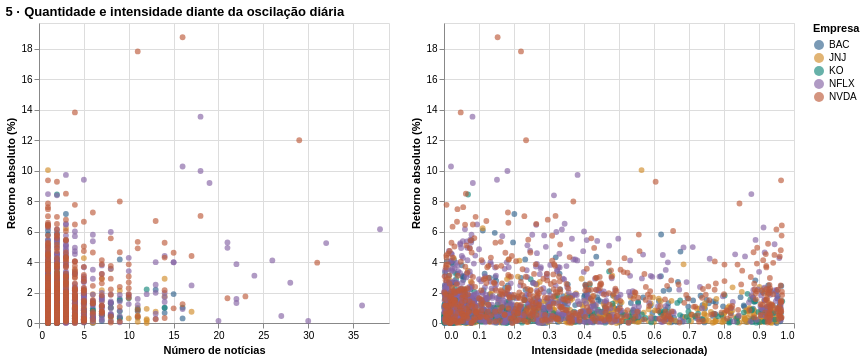

Notebook code cell kept with this figure:
### Code cell
# Uma manchete ilustrativa por pregão; o retorno continua aparecendo uma única vez.
exemplos_pregao = (mapeadas.assign(intensidade=mapeadas['escore_sentimento'].abs())
    .sort_values(['intensidade', 'source_row'], ascending=[False, True])
    .drop_duplicates(['stock', 'trade_date'])[['stock', 'trade_date', 'headline']]
    .rename(columns={'headline': 'manchete_exemplo'}))
pontos_pregao = principal.merge(exemplos_pregao, on=['stock', 'trade_date'], validate='one_to_one')
empresa_disp = alt.param(name='empresa_dispersao', value='Todas',
    bind=alt.binding_select(options=['Todas'] + EMPRESAS, name='Empresa: '))
selecao_pontos = alt.selection_interval(name='pregoes_selecionados')
base_disp = alt.Chart(pontos_pregao).transform_filter(
    (empresa_disp == 'Todas') | (alt.datum.stock == empresa_disp)
).mark_circle(size=34).encode(
    y=alt.Y('retorno_absoluto_pct:Q', title='Retorno absoluto (%)',
            scale=alt.Scale(domain=[0, float(principal['retorno_absoluto_pct'].max()) * 1.05])),
    color=alt.Color('stock:N', title='Empresa', scale=alt.Scale(
        domain=EMPRESAS, range=['#32648D', '#D18C29', '#16877B', '#8664A5', '#BD5B3A'])),
    opacity=alt.condition(selecao_pontos, alt.value(.65), alt.value(.08)),
    tooltip=['stock:N', alt.Tooltip('trade_date:T', format='%Y-%m-%d'),
             'n_noticias:Q', alt.Tooltip('escore_sentimento:Q', format='.3f'),
             alt.Tooltip('retorno_pct:Q', format='.3f'),
             alt.Tooltip('intensidade_liquida:Q', title='Intensidade líquida', format='.3f'),
             alt.Tooltip('intensidade_media:Q', title='Intensidade média', format='.3f'),
             alt.Tooltip('manchete_exemplo:N', title='Manchete de exemplo')]
).properties(width=350, height=300)
quantidade = base_disp.encode(x=alt.X('n_noticias:Q', title='Número de notícias',
    scale=alt.Scale(domain=[0, int(principal['n_noticias'].max()) + 1]))).add_params(selecao_pontos)
medida_intensidade = alt.param(name='medida_intensidade', value='intensidade_liquida',
    bind=alt.binding_select(options=['intensidade_liquida', 'intensidade_media'],
        labels=['Intensidade líquida = |média(s)|', 'Intensidade média = média(|s|)'], name='Medida: '))
intensidade = base_disp.transform_calculate(
    intensidade_exibida='datum[medida_intensidade]'
).encode(x=alt.X('intensidade_exibida:Q', title='Intensidade (medida selecionada)',
                scale=alt.Scale(domain=[0, 1])))
q5 = (quantidade | intensidade).add_params(empresa_disp, medida_intensidade).properties(
    title='5 · Quantidade e intensidade diante da oscilação diária')
display(q5)

### Figure 1 — Vega-Lite specification as saved in the notebook (floating-point values rounded to 4 significant figures; data arrays with more than 128 entries replaced by an {"elided": "..."} marker saying what was removed)
{"$schema": "https://vega.github.io/schema/vega-lite/v6.4.1.json", "config": {"view": {"continuousHeight": 300, "continuousWidth": 300}}, "data": {"name": "data-7cdd0bdeb55c97246f04f7f5017df0d7"}, "datasets": {"data-7cdd0bdeb55c97246f04f7f5017df0d7": {"elided": "2387 records"}}, "hconcat": [{"encoding": {"color": {"field": "stock", "scale": {"domain": ["BAC", "JNJ", "KO", "NFLX", "NVDA"], "range": ["#32648D", "#D18C29", "#16877B", "#8664A5", "#BD5B3A"]}, "title": "Empresa", "type": "nominal"}, "opacity": {"condition": {"param": "pregoes_selecionados", "value": 0.65}, "value": 0.08}, "tooltip": [{"field": "stock", "type": "nominal"}, {"field": "trade_date", "format": "%Y-%m-%d", "type": "temporal"}, {"field": "n_noticias", "type": "quantitative"}, {"field": "escore_sentimento", "format": ".3f", "type": "quantitative"}, {"field": "retorno_pct", "format": ".3f", "type": "quantitative"}, {"field": "intensidade_liquida", "format": ".3f", "title": "Intensidade líquida", "type": "quantitative"}, {"field": "intensidade_media", "format": ".3f", "title": "Intensidade média", "type": "quantitative"}, {"field": "manchete_exemplo", "title": "Manchete de exemplo", "type": "nominal"}], "x": {"field": "n_noticias", "scale": {"domain": [0, 39]}, "title": "Número de notícias", "type": "quantitative"}, "y": {"field": "retorno_absoluto_pct", "scale": {"domain": [0, 19.69]}, "title": "Retorno absoluto (%)", "type": "quantitative"}}, "height": 300, "mark": {"size": 34, "type": "circle"}, "name": "view_096cd0bd89e7dc5c_0", "transform": [{"filter": "((empresa_dispersao === 'Todas') || (datum.stock === empresa_dispersao))"}], "width": 350}, {"encoding": {"color": {"field": "stock", "scale": {"domain": ["BAC", "JNJ", "KO", "NFLX", "NVDA"], "range": ["#32648D", "#D18C29", "#16877B", "#8664A5", "#BD5B3A"]}, "title": "Empresa", "type": "nominal"}, "opacity": {"condition": {"param": "pregoes_selecionados", "value": 0.65}, "value": 0.08}, "tooltip": [{"field": "stock", "type": "nominal"}, {"field": "trade_date", "format": "%Y-%m-%d", "type": "temporal"}, {"field": "n_noticias", "type": "quantitative"}, {"field": "escore_sentimento", "format": ".3f", "type": "quantitative"}, {"field": "retorno_pct", "format": ".3f", "type": "quantitative"}, {"field": "intensidade_liquida", "format": ".3f", "title": "Intensidade líquida", "type": "quantitative"}, {"field": "intensidade_media", "format": ".3f", "title": "Intensidade média", "type": "quantitative"}, {"field": "manchete_exemplo", "title": "Manchete de exemplo", "type": "nominal"}], "x": {"field": "intensidade_exibida", "scale": {"domain": [0, 1]}, "title": "Intensidade (medida selecionada)", "type": "quantitative"}, "y": {"field": "retorno_absoluto_pct", "scale": {"domain": [0, 19.69]}, "title": "Retorno absoluto (%)", "type": "quantitative"}}, "height": 300, "mark": {"size": 34, "type": "circle"}, "transform": [{"filter": "((empresa_dispersao === 'Todas') || (datum.stock === empresa_dispersao))"}, {"as": "intensidade_exibida", "calculate": "datum[medida_intensidade]"}], "width": 350}], "params": [{"name": "pregoes_selecionados", "select": {"type": "interval"}, "views": ["view_096cd0bd89e7dc5c_0"]}, {"bind": {"input": "select", "name": "Empresa: ", "options": ["Todas", "BAC", "JNJ", "KO", "NFLX", "NVDA"]}, "name": "empresa_dispersao", "value": "Todas"}, {"bind": {"input": "select", "labels": ["Intensidade líquida = |média(s)|", "Intensidade média = média(|s|)"], "name": "Medida: ", "options": ["intensidade_liquida", "intensidade_media"]}, "name": "medida_intensidade", "value": "intensidade_liquida"}], "title": "5 · Quantidade e intensidade diante da oscilação diária"}
